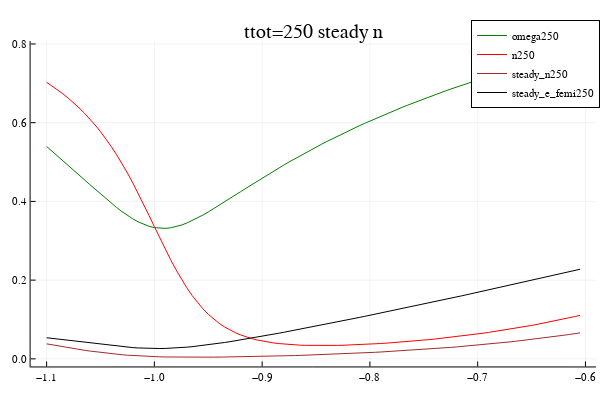

Write notebook code for a chart like this one.
### Code cell
data_steady250=CSV.read("steady250.csv", DataFrame);
data_250=CSV.read("sweep_detuning_250.csv", DataFrame);
plot(title="ttot=250 steady n")
plot!(data_250.delta,data_250.omega,label= "omega250",color=:green)
plot!(data_250.delta,data_250.n,label= "n250",color=:red)
plot!(data_250.delta,data_steady250.nbose,label= "steady_n250",color=:brown)
plot!(data_250.delta,data_steady250.pe,label= "steady_e_femi250",color=:black)
